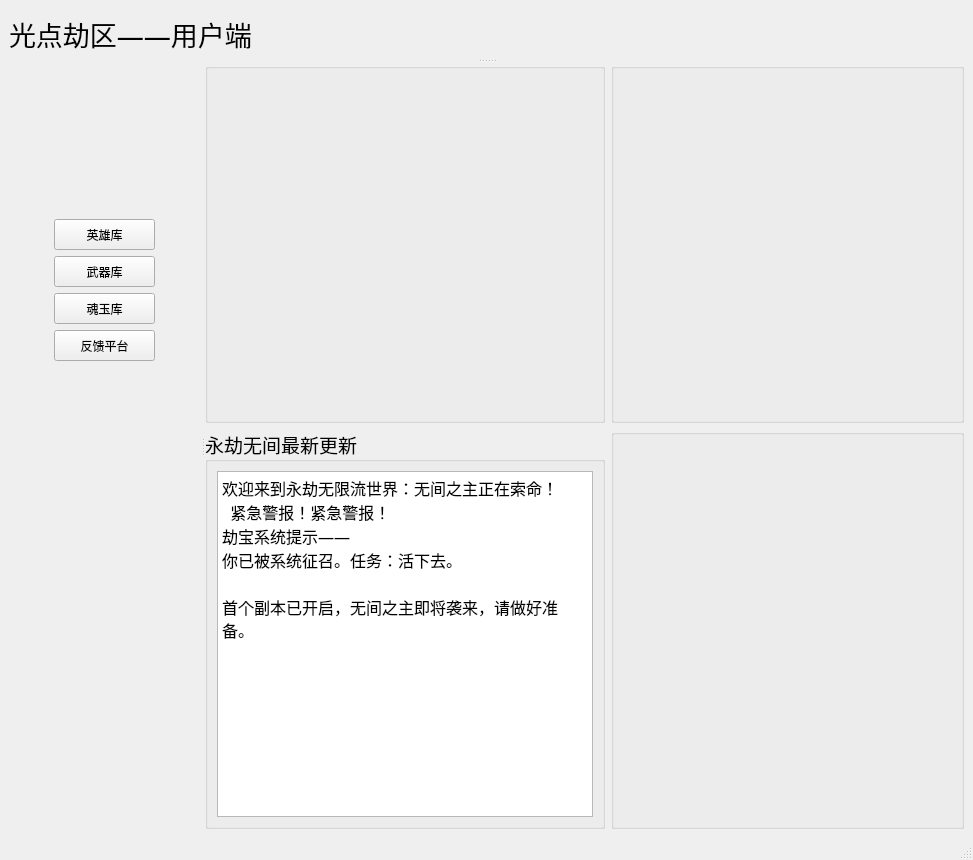
<?xml version="1.0" encoding="UTF-8"?>
<ui version="4.0">
 <class>GDUserClient</class>
 <widget class="QMainWindow" name="GDUserClient">
  <property name="enabled">
   <bool>true</bool>
  </property>
  <property name="geometry">
   <rect>
    <x>0</x>
    <y>0</y>
    <width>973</width>
    <height>860</height>
   </rect>
  </property>
  <property name="sizePolicy">
   <sizepolicy hsizetype="Maximum" vsizetype="Maximum">
    <horstretch>0</horstretch>
    <verstretch>0</verstretch>
   </sizepolicy>
  </property>
  <property name="maximumSize">
   <size>
    <width>2361</width>
    <height>2273</height>
   </size>
  </property>
  <property name="windowTitle">
   <string>MainWindow</string>
  </property>
  <property name="styleSheet">
   <string notr="true">QWidget{background-image: url(:/image/image/userClient.jpg)}
QLabel{color: rgb(186,91,73)}
QDial{background-color: rgb(67, 67, 67)}
background-image: url(:/image/image/userClient.jpg);</string>
  </property>
  <widget class="QWidget" name="centralwidget">
   <layout class="QHBoxLayout" name="horizontalLayout">
    <item>
     <widget class="QSplitter" name="splitter_2">
      <property name="orientation">
       <enum>Qt::Orientation::Vertical</enum>
      </property>
      <widget class="QLabel" name="label">
       <property name="maximumSize">
        <size>
         <width>16777215</width>
         <height>50</height>
        </size>
       </property>
       <property name="font">
        <font>
         <family>华文行楷</family>
         <pointsize>20</pointsize>
        </font>
       </property>
       <property name="styleSheet">
        <string notr="true">border-color: rgb(255, 0, 0);</string>
       </property>
       <property name="text">
        <string>光点劫区——用户端</string>
       </property>
      </widget>
      <widget class="QSplitter" name="splitter">
       <property name="orientation">
        <enum>Qt::Orientation::Horizontal</enum>
       </property>
       <widget class="QWidget" name="layoutWidget">
        <layout class="QGridLayout" name="gridLayout_7">
         <item row="0" column="0">
          <layout class="QGridLayout" name="gridLayout">
           <item row="0" column="0">
            <widget class="QPushButton" name="pBtnHero">
             <property name="maximumSize">
              <size>
               <width>101</width>
               <height>31</height>
              </size>
             </property>
             <property name="styleSheet">
              <string notr="true">QPushButton{border-color: rgb(186, 91, 73)}</string>
             </property>
             <property name="text">
              <string>英雄库</string>
             </property>
            </widget>
           </item>
           <item row="1" column="0">
            <widget class="QPushButton" name="pBtnWeapons">
             <property name="maximumSize">
              <size>
               <width>101</width>
               <height>31</height>
              </size>
             </property>
             <property name="text">
              <string>武器库</string>
             </property>
            </widget>
           </item>
           <item row="2" column="0">
            <widget class="QPushButton" name="pBtnJade">
             <property name="maximumSize">
              <size>
               <width>101</width>
               <height>31</height>
              </size>
             </property>
             <property name="text">
              <string>魂玉库</string>
             </property>
            </widget>
           </item>
           <item row="3" column="0">
            <widget class="QPushButton" name="pBtnFeedback">
             <property name="maximumSize">
              <size>
               <width>101</width>
               <height>31</height>
              </size>
             </property>
             <property name="text">
              <string>反馈平台</string>
             </property>
            </widget>
           </item>
          </layout>
         </item>
         <item row="1" column="0">
          <widget class="QLabel" name="pixmap">
           <property name="maximumSize">
            <size>
             <width>150</width>
             <height>150</height>
            </size>
           </property>
           <property name="text">
            <string/>
           </property>
           <property name="pixmap">
            <pixmap resource="resource.qrc">:/image/image/640 (3).png</pixmap>
           </property>
           <property name="scaledContents">
            <bool>true</bool>
           </property>
           <property name="alignment">
            <set>Qt::AlignmentFlag::AlignCenter</set>
           </property>
          </widget>
         </item>
        </layout>
       </widget>
       <widget class="QWidget" name="layoutWidget">
        <layout class="QGridLayout" name="gridLayout_4">
         <item row="0" column="0">
          <widget class="QGroupBox" name="groupBox">
           <property name="maximumSize">
            <size>
             <width>400</width>
             <height>400</height>
            </size>
           </property>
           <property name="font">
            <font>
             <family>隶书</family>
             <pointsize>12</pointsize>
            </font>
           </property>
           <property name="styleSheet">
            <string notr="true">QGroupBox{background-image: url(:/image/image/userClient.png)}</string>
           </property>
           <property name="title">
            <string/>
           </property>
           <layout class="QGridLayout" name="gridLayout_5">
            <item row="0" column="0">
             <widget class="QLabel" name="label_2">
              <property name="maximumSize">
               <size>
                <width>400</width>
                <height>400</height>
               </size>
              </property>
              <property name="text">
               <string/>
              </property>
              <property name="pixmap">
               <pixmap resource="resource.qrc">:/image/image/640.png</pixmap>
              </property>
              <property name="scaledContents">
               <bool>true</bool>
              </property>
              <property name="alignment">
               <set>Qt::AlignmentFlag::AlignCenter</set>
              </property>
             </widget>
            </item>
           </layout>
          </widget>
         </item>
         <item row="0" column="1">
          <widget class="QGroupBox" name="groupBox_2">
           <property name="maximumSize">
            <size>
             <width>400</width>
             <height>400</height>
            </size>
           </property>
           <property name="title">
            <string/>
           </property>
           <layout class="QGridLayout" name="gridLayout_6">
            <item row="0" column="0">
             <widget class="QLabel" name="label_3">
              <property name="maximumSize">
               <size>
                <width>400</width>
                <height>400</height>
               </size>
              </property>
              <property name="text">
               <string/>
              </property>
              <property name="pixmap">
               <pixmap resource="resource.qrc">:/image/image/640 (2).png</pixmap>
              </property>
              <property name="scaledContents">
               <bool>true</bool>
              </property>
              <property name="alignment">
               <set>Qt::AlignmentFlag::AlignCenter</set>
              </property>
             </widget>
            </item>
           </layout>
          </widget>
         </item>
         <item row="1" column="0">
          <widget class="QGroupBox" name="groupBox_3">
           <property name="maximumSize">
            <size>
             <width>400</width>
             <height>400</height>
            </size>
           </property>
           <property name="font">
            <font>
             <family>隶书</family>
             <pointsize>14</pointsize>
            </font>
           </property>
           <property name="title">
            <string>永劫无间最新更新</string>
           </property>
           <layout class="QGridLayout" name="gridLayout_2">
            <item row="0" column="0">
             <widget class="QPlainTextEdit" name="plainTextEdit">
              <property name="maximumSize">
               <size>
                <width>400</width>
                <height>400</height>
               </size>
              </property>
              <property name="font">
               <font>
                <family>隶书</family>
                <pointsize>12</pointsize>
               </font>
              </property>
              <property name="readOnly">
               <bool>true</bool>
              </property>
              <property name="plainText">
               <string>欢迎来到永劫无限流世界：无间之主正在索命！
  紧急警报！紧急警报！
劫宝系统提示——
你已被系统征召。任务：活下去。

首个副本已开启，无间之主即将袭来，请做好准备。</string>
              </property>
             </widget>
            </item>
           </layout>
          </widget>
         </item>
         <item row="1" column="1">
          <widget class="QGroupBox" name="groupBox_4">
           <property name="maximumSize">
            <size>
             <width>400</width>
             <height>400</height>
            </size>
           </property>
           <property name="title">
            <string/>
           </property>
           <layout class="QGridLayout" name="gridLayout_3">
            <item row="0" column="0">
             <widget class="QLabel" name="label_4">
              <property name="maximumSize">
               <size>
                <width>400</width>
                <height>400</height>
               </size>
              </property>
              <property name="text">
               <string/>
              </property>
              <property name="pixmap">
               <pixmap resource="resource.qrc">:/image/image/640 (1).png</pixmap>
              </property>
              <property name="scaledContents">
               <bool>true</bool>
              </property>
              <property name="alignment">
               <set>Qt::AlignmentFlag::AlignCenter</set>
              </property>
             </widget>
            </item>
           </layout>
          </widget>
         </item>
        </layout>
       </widget>
      </widget>
     </widget>
    </item>
   </layout>
  </widget>
  <widget class="QStatusBar" name="statusbar"/>
 </widget>
 <resources>
  <include location="resource.qrc"/>
 </resources>
 <connections/>
</ui>
